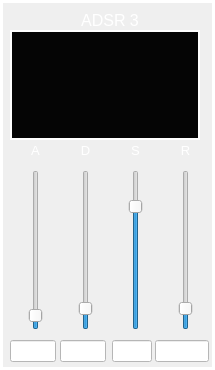
    <widget class="CustomFrame" name="frame_ADSR_3">
     <property name="geometry">
      <rect>
       <x>470</x>
       <y>230</y>
       <width>215</width>
       <height>370</height>
      </rect>
     </property>
     <property name="styleSheet">
      <string notr="true">color: rgb(255, 255, 255);</string>
     </property>
     <property name="frameShape">
      <enum>QFrame::Panel</enum>
     </property>
     <property name="frameShadow">
      <enum>QFrame::Plain</enum>
     </property>
     <property name="lineWidth">
      <number>3</number>
     </property>
     <property name="midLineWidth">
      <number>1</number>
     </property>
     <widget class="QLabel" name="label_Osc1HammondPercussionMode_4">
      <property name="geometry">
       <rect>
        <x>70</x>
        <y>10</y>
        <width>80</width>
        <height>20</height>
       </rect>
      </property>
      <property name="font">
       <font>
        <pointsize>12</pointsize>
       </font>
      </property>
      <property name="styleSheet">
       <string notr="true">color: rgb(255, 255, 255);</string>
      </property>
      <property name="text">
       <string>ADSR 3</string>
      </property>
      <property name="alignment">
       <set>Qt::AlignCenter</set>
      </property>
     </widget>
     <widget class="QLabel" name="label_Osc1HarmonyLevel_16">
      <property name="geometry">
       <rect>
        <x>20</x>
        <y>140</y>
        <width>31</width>
        <height>21</height>
       </rect>
      </property>
      <property name="font">
       <font>
        <pointsize>10</pointsize>
       </font>
      </property>
      <property name="styleSheet">
       <string notr="true">color: rgb(255, 255, 255);</string>
      </property>
      <property name="text">
       <string>A</string>
      </property>
      <property name="alignment">
       <set>Qt::AlignCenter</set>
      </property>
     </widget>
     <widget class="CustomVerticalSlider" name="verticalSlider_AdsrA_3">
      <property name="geometry">
       <rect>
        <x>25</x>
        <y>170</y>
        <width>22</width>
        <height>160</height>
       </rect>
      </property>
      <property name="maximum">
       <number>100</number>
      </property>
      <property name="value">
       <number>5</number>
      </property>
      <property name="orientation">
       <enum>Qt::Vertical</enum>
      </property>
      <property name="tickPosition">
       <enum>QSlider::NoTicks</enum>
      </property>
      <property name="tickInterval">
       <number>10</number>
      </property>
     </widget>
     <widget class="CustomVerticalSlider" name="verticalSlider_AdsrD_3">
      <property name="geometry">
       <rect>
        <x>75</x>
        <y>170</y>
        <width>22</width>
        <height>160</height>
       </rect>
      </property>
      <property name="maximum">
       <number>100</number>
      </property>
      <property name="value">
       <number>10</number>
      </property>
      <property name="orientation">
       <enum>Qt::Vertical</enum>
      </property>
      <property name="tickPosition">
       <enum>QSlider::NoTicks</enum>
      </property>
      <property name="tickInterval">
       <number>10</number>
      </property>
     </widget>
     <widget class="CustomVerticalSlider" name="verticalSlider_AdsrS_3">
      <property name="geometry">
       <rect>
        <x>125</x>
        <y>170</y>
        <width>22</width>
        <height>160</height>
       </rect>
      </property>
      <property name="maximum">
       <number>100</number>
      </property>
      <property name="value">
       <number>80</number>
      </property>
      <property name="orientation">
       <enum>Qt::Vertical</enum>
      </property>
      <property name="tickPosition">
       <enum>QSlider::NoTicks</enum>
      </property>
      <property name="tickInterval">
       <number>10</number>
      </property>
     </widget>
     <widget class="CustomVerticalSlider" name="verticalSlider_AdsrR_3">
      <property name="geometry">
       <rect>
        <x>175</x>
        <y>170</y>
        <width>22</width>
        <height>160</height>
       </rect>
      </property>
      <property name="maximum">
       <number>100</number>
      </property>
      <property name="value">
       <number>10</number>
      </property>
      <property name="orientation">
       <enum>Qt::Vertical</enum>
      </property>
      <property name="tickPosition">
       <enum>QSlider::NoTicks</enum>
      </property>
      <property name="tickInterval">
       <number>10</number>
      </property>
     </widget>
     <widget class="QLabel" name="label_Osc1HarmonyLevel_17">
      <property name="geometry">
       <rect>
        <x>70</x>
        <y>140</y>
        <width>31</width>
        <height>21</height>
       </rect>
      </property>
      <property name="font">
       <font>
        <pointsize>10</pointsize>
       </font>
      </property>
      <property name="styleSheet">
       <string notr="true">color: rgb(255, 255, 255);</string>
      </property>
      <property name="text">
       <string>D</string>
      </property>
      <property name="alignment">
       <set>Qt::AlignCenter</set>
      </property>
     </widget>
     <widget class="QLabel" name="label_AdsrS_3">
      <property name="geometry">
       <rect>
        <x>120</x>
        <y>140</y>
        <width>31</width>
        <height>21</height>
       </rect>
      </property>
      <property name="font">
       <font>
        <pointsize>10</pointsize>
       </font>
      </property>
      <property name="styleSheet">
       <string notr="true">color: rgb(255, 255, 255);</string>
      </property>
      <property name="text">
       <string>S</string>
      </property>
      <property name="alignment">
       <set>Qt::AlignCenter</set>
      </property>
     </widget>
     <widget class="QLabel" name="label_Osc1HarmonyLevel_18">
      <property name="geometry">
       <rect>
        <x>170</x>
        <y>140</y>
        <width>31</width>
        <height>21</height>
       </rect>
      </property>
      <property name="font">
       <font>
        <pointsize>10</pointsize>
       </font>
      </property>
      <property name="styleSheet">
       <string notr="true">color: rgb(255, 255, 255);</string>
      </property>
      <property name="text">
       <string>R</string>
      </property>
      <property name="alignment">
       <set>Qt::AlignCenter</set>
      </property>
     </widget>
     <widget class="QLineEdit" name="lineEdit_AdsrR_3">
      <property name="geometry">
       <rect>
        <x>155</x>
        <y>340</y>
        <width>54</width>
        <height>22</height>
       </rect>
      </property>
      <property name="styleSheet">
       <string notr="true">background-color: rgb(255, 255, 255);
color: rgb(0, 0, 0);</string>
      </property>
      <property name="alignment">
       <set>Qt::AlignCenter</set>
      </property>
      <property name="readOnly">
       <bool>true</bool>
      </property>
     </widget>
     <widget class="QLineEdit" name="lineEdit_AdsrD_3">
      <property name="geometry">
       <rect>
        <x>60</x>
        <y>340</y>
        <width>46</width>
        <height>22</height>
       </rect>
      </property>
      <property name="styleSheet">
       <string notr="true">background-color: rgb(255, 255, 255);
color: rgb(0, 0, 0);</string>
      </property>
      <property name="alignment">
       <set>Qt::AlignCenter</set>
      </property>
      <property name="readOnly">
       <bool>true</bool>
      </property>
     </widget>
     <widget class="QLineEdit" name="lineEdit_AdsrA_3">
      <property name="geometry">
       <rect>
        <x>10</x>
        <y>340</y>
        <width>46</width>
        <height>22</height>
       </rect>
      </property>
      <property name="styleSheet">
       <string notr="true">background-color: rgb(255, 255, 255);
color: rgb(0, 0, 0);</string>
      </property>
      <property name="alignment">
       <set>Qt::AlignCenter</set>
      </property>
      <property name="readOnly">
       <bool>true</bool>
      </property>
     </widget>
     <widget class="QLineEdit" name="lineEdit_AdsrS_3">
      <property name="geometry">
       <rect>
        <x>112</x>
        <y>340</y>
        <width>40</width>
        <height>22</height>
       </rect>
      </property>
      <property name="styleSheet">
       <string notr="true">background-color: rgb(255, 255, 255);
color: rgb(0, 0, 0);</string>
      </property>
      <property name="alignment">
       <set>Qt::AlignCenter</set>
      </property>
      <property name="readOnly">
       <bool>true</bool>
      </property>
     </widget>
     <widget class="QFrame" name="frame_AdsrPlotFrame_3">
      <property name="geometry">
       <rect>
        <x>10</x>
        <y>30</y>
        <width>190</width>
        <height>110</height>
       </rect>
      </property>
      <property name="styleSheet">
       <string notr="true">background-color: rgb(5, 5, 5);
color: rgb(255, 255, 255);</string>
      </property>
      <property name="frameShape">
       <enum>QFrame::Panel</enum>
      </property>
      <property name="frameShadow">
       <enum>QFrame::Plain</enum>
      </property>
      <property name="lineWidth">
       <number>2</number>
      </property>
      <widget class="QCustomPlot" name="widget_ADSRplot_3" native="true">
       <property name="geometry">
        <rect>
         <x>10</x>
         <y>9</y>
         <width>165</width>
         <height>90</height>
        </rect>
       </property>
      </widget>
     </widget>
    </widget>
